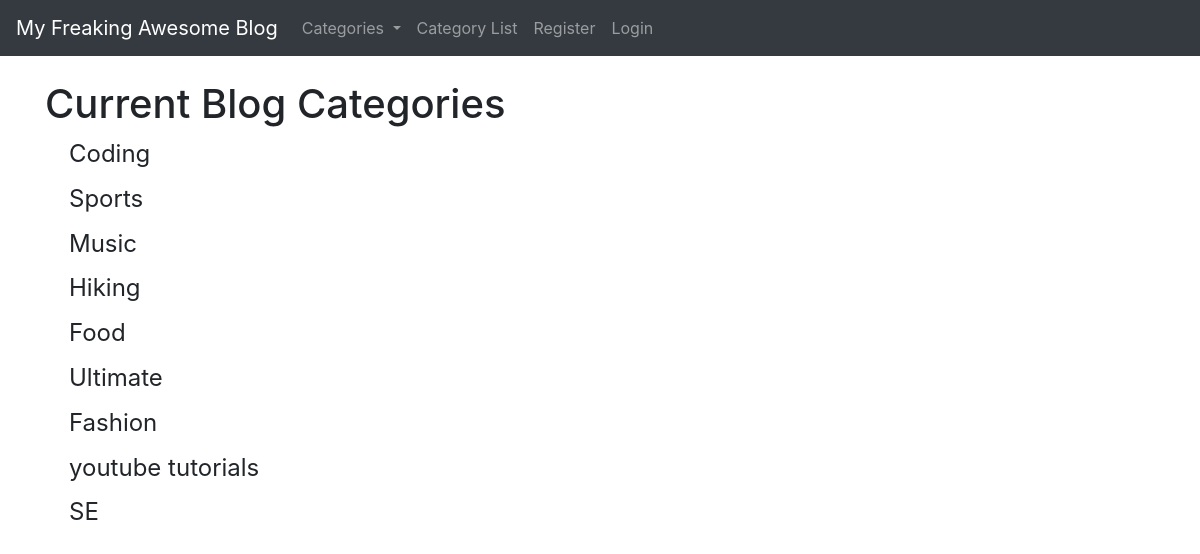
Screenshot of /category-list with the database file from the repository.
### tutorialblog/models.py (models this page shows, shortened)
class Category(models.Model):
    name =  models.CharField(max_length = 255)
    def __str__(self):
        return self.name #lets us see category name on the admin back end

### tutorialblog/views.py (the view)
# urls.py: path('category-list', CategoryListView, name = "category-list"),  #<> will have the category that it is; note we name it cats here, and then have to use this name in CategoryView
def CategoryListView(request):
    cat_menu_list = Category.objects.all() # this grabs out everything in our category model, namely the names and then assign it to the var
    return render(request, 'category_list.html', {'cat_menu_list':cat_menu_list})

### tutorialblog/templates/category_list.html (shortened to what this page needs)
{% extends 'base.html' %}
{% block content %}
<h1> Current Blog Categories </h1>
{% if cat_menu_list %}
    {% for item in cat_menu_list %}
    <h4><a class="dropdown-item" href="{% url 'category' item %}">{{item}}</a></h4>
    {% endfor %}
{% endif %}
{% endblock %}

### rows the page displays
Category: name "Coding"
Category: name "Sports"
Category: name "Music"
Category: name "Hiking"
Category: name "Food"
Category: name "Ultimate"
Category: name "Fashion"
Category: name "youtube tutorials"
Category: name "SE"
